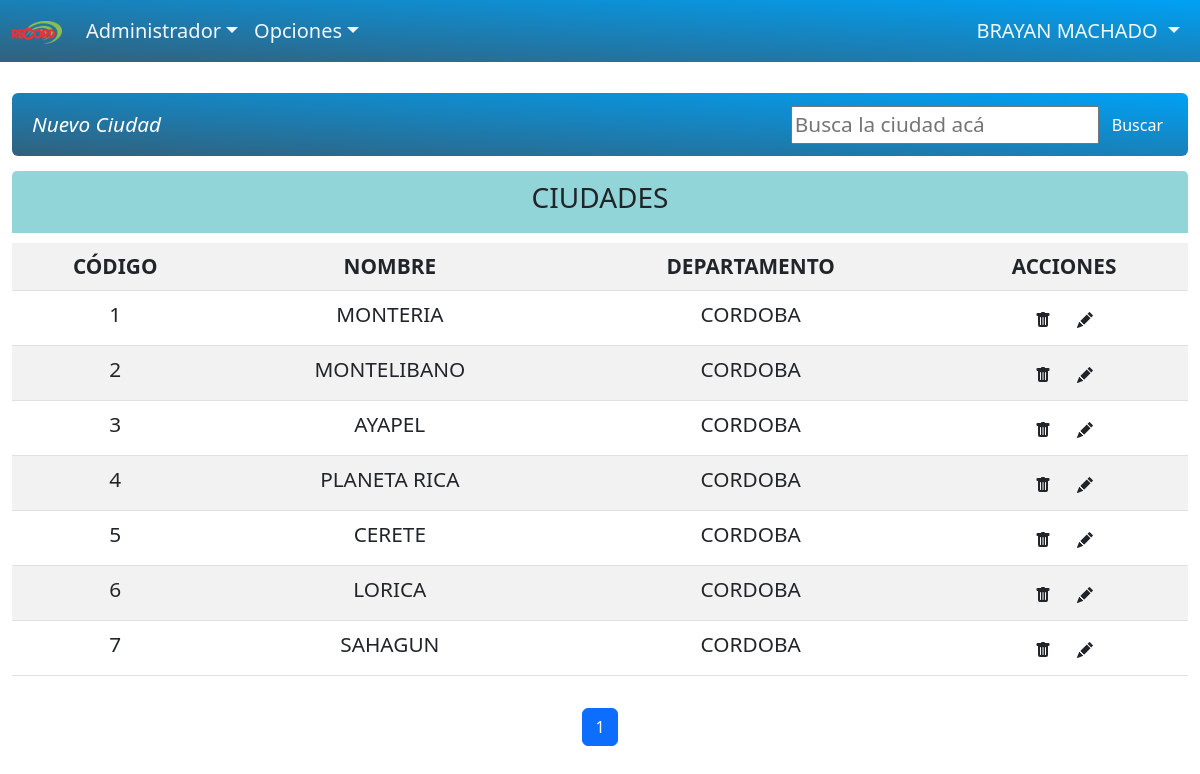
The app's page /administrador/ciudad.php (signed in) with its own data.
### tables this page shows
CREATE TABLE `ciudad` (
  `id` int NOT NULL,
  `nombre_ciudad` varchar(255) DEFAULT NULL,
  `id_departamento` int NOT NULL,
  `estado` int DEFAULT NULL
);

CREATE TABLE `departamento` (
  `id` int NOT NULL,
  `nombre_departamento` varchar(255) DEFAULT NULL,
  `id_pais` int DEFAULT NULL,
  `estado` int DEFAULT NULL
);

### administrador/busquedas/buscarCiudad.php (called while the page is built, shortened)
<?php
    include_once "../database/db.php";
    function ejecutarConsulta($conexion, $sql) {
        $result = $conexion->query($sql);
        return $result;
    }
    $page = 1;
    $resultsPerPage = 10;
    $sql = "SELECT ci.id, ci.nombre_ciudad, dp.nombre_departamento AS nombre_departamento
    FROM ciudad ci
    LEFT JOIN departamento dp ON ci.id_departamento = dp.id
    WHERE ci.estado = 1";
    $offset = ($page - 1) * $resultsPerPage;
    $sql .= " LIMIT $offset, $resultsPerPage";
    $result = ejecutarConsulta($conexion, $sql);
?>

### administrador/ciudad.php (the view, shortened to what this page needs)
<?php
include_once "../database/db.php";
?>
<!DOCTYPE html>
<html lang="en">
<head>
    <link rel="stylesheet" href="https://cdn.jsdelivr.net/npm/bootstrap@5.2.3/dist/css/bootstrap.min.css">
    <link rel="stylesheet" href="../css/activos.css">
</head>
<body>
    <?php
    include('header.php');
    ?>
    <br>
    <div class="container">
        <nav class="navbar navsep navbar-expand-sm navbar-rednav bg-rednav rounded">
            <div class="container-fluid">
                <div class="navbar-collapse" id="mynavbar">
                    <ul class="navbar-nav me-auto">
                        <li class="nav-item">
                            <i>
                                <a class="nav-item nav-link bi bi-plus-square-dotted" href="pantallas/crear_ciudad.php">
                                    Nuevo Ciudad</a>
                            </i>
                        </li>
                    </ul>
                    <form class="d-flex">
                        <input placeholder="Busca la ciudad acá" onchange="this.form.requestSubmit()" type="text"
                            name="search" id="qsearch">
                        <button class="btn btn-secondary" type="button">Buscar</button>
                    </form>
                </div>
            </div>
        </nav>
        <div class="row">
            <div class="col-md-8">
                <center>
                    <div class="tzona">
                        <h3>CIUDADES</h3>
                    </div>
                </center>
                <table class="bigtables table  table-striped table-hover ">
                    <tbody>
                        <tr class="text-dark">
                            <th>CÓDIGO</th>
                            <th>NOMBRE</th>
                            <th>DEPARTAMENTO</th>
                            <th>ACCIONES</th>
                        </tr>
                        <?php
                        include_once 'busquedas/buscarCiudad.php';
                        ?>
                        <?php
                        while ($mostrar = mysqli_fetch_array($result)) {
                        ?>
                        <tr>
                            <td><?php echo $mostrar['id']?></td>
                            <td><?php echo $mostrar['nombre_ciudad']?></td>
                            <td><?php echo $mostrar['nombre_departamento']?></td>
                            <td>
                                <i class="separar">
                                    <form class="button_to" method="post" action="botones/inhabilitarCiudad.php"
                                        onsubmit="return confirm('¿Estás seguro de que quieres eliminar esta ciudad?');">
                                        <button class="bi bi-trash  text-dark btn" name="eliminar" type="submit">
                                        </button>
                                    </form>
                                    <a title="Editar" class=" bi bi-pencil-fill  text-dark btn" href="">
                                    </a>
                                </i>
                            </td>
                        </tr>
                        <?php
                            }
                        ?>
                    </tbody>
                </table>
            </div>
        </div>
    </div>
    <nav aria-label="...">
        <ul class="pagination justify-content-center mt-2">
            <?php
            include_once 'paginacion/paginacion.php';
        ?>
        </ul>
    </nav>
</body>
</html>

### records on screen
ciudad: id "1", nombre_ciudad "MONTERIA", id_departamento.nombre_departamento "CORDOBA"
ciudad: id "2", nombre_ciudad "MONTELIBANO", id_departamento.nombre_departamento "CORDOBA"
ciudad: id "3", nombre_ciudad "AYAPEL", id_departamento.nombre_departamento "CORDOBA"
ciudad: id "4", nombre_ciudad "PLANETA RICA", id_departamento.nombre_departamento "CORDOBA"
ciudad: id "5", nombre_ciudad "CERETE", id_departamento.nombre_departamento "CORDOBA"
ciudad: id "6", nombre_ciudad "LORICA", id_departamento.nombre_departamento "CORDOBA"
ciudad: id "7", nombre_ciudad "SAHAGUN", id_departamento.nombre_departamento "CORDOBA"

### other values on screen
$n_usuario "BRAYAN"
$apellidos "MACHADO"
